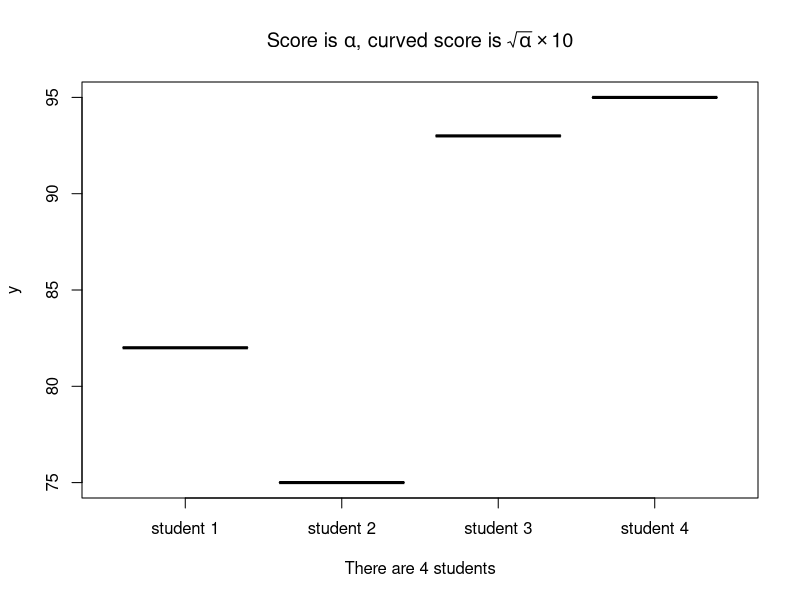

Generate this figure with R:

df <- data.frame(names = c("Lucy", "John", "Mark", "Candy"),
                score = c(67, 56, 87, 91))
df

x <- NULL
for (i in 1:5){
    x[i] = 2*i
}
x

9 %% 2   # 9 mod 2
9 %/% 2

# y %% x
i <- 0
y <- 9
x <- 2
while (y>=x){
    y <- y - x
    i <- i + 1
}
y   # modulus
i   # integer division
# why?

watermelon <- FALSE
no.orange <- if (watermelon == TRUE){
    "Buy 1 orange"
} else {
    print("Buy 6 oranges")   # As seen in class, print() is useless here.
}
no.orange

# I prefer a simple function, ifelse(test, yes, no)
watermelon <- F
ifelse(watermelon == TRUE, yes = "Buy 1 orange", no = "Buy 6 oranges")

# ifelse is vectorized
df$pass <- ifelse(test = df$score >= 65, yes = TRUE, no = FALSE)
df

i <- 0
# repeat {system("say Because they have watermelons!")
#         i <- i + 1
#     if (i>=3){
#         break
#     }
# }



# Using indices from last lecture to change specific entries in R objects
df.copy <- df
df.copy$score[2] <- df.copy$names[3] <- NA
df.copy

is.na(df.copy)

# Total number of cells with missing values
sum(is.na(df.copy))

# Whether a data point (row) is complete
complete.cases(df.copy)

!complete.cases(df.copy)

# Inomplete data points
df.copy[!complete.cases(df.copy), ]
# Recall the logical operator "!"

# Taking the average score
mean(df.copy$score)

mean(df.copy$score, na.rm = TRUE)

sum(df.copy$score)
sum(df.copy$score, na.rm = T)

na.omit(df.copy)

Sys.Date()
# Note the standard date format in R

Sys.time() # Eastern Daylight Time

date()

first.hw.post <- as.Date("Oct 4, 2018", tryFormats = "%b %d, %Y")
first.hw.post

first.hw.due <- as.Date("2018년10월11일", tryFormats = "%Y년%m월%d일")
first.hw.due
# Just want to show you that any format can be recognized.
# As long as you can let R know how to read it.

# Help file: Date-time Conversion Functions to and from Character
# ?strptime

first.hw.due - Sys.Date()

as.numeric(Sys.Date())

# Time origin of R
Sys.Date() - as.numeric(Sys.Date())

# How long does it take R to load the survival package
time0 <- proc.time()
library(survival)
proc.time() - time0

format(Sys.Date(), format = "%A %B %d %Y")

# Absolute value
abs(-3)

ceiling(3.14159)

floor(3.14159)

trunc(3.14159)

signif(3.14159, 3)

# ?round



for (i in 1:4){
    df$student.no[i] <- paste("student", i)
    df$curved.score[i] <- round(sqrt(df$score[i]) * 10)
}
str(df)

n <- nrow(df)
plot(as.factor(df$student.no), df$curved.score,
     # Math symbols in text
     main = expression(paste("Score is ", alpha, ", curved score is ", sqrt(alpha)%*%10)),
     # Variable value in text
     xlab = paste("There are", n, "students"))

df.scores <- df[, c("score", "curved.score")]; df.scores

apply(df.scores, MARGIN = 2, FUN = mean)

apply(df.scores, MARGIN = 1, FUN = diff)   # diff() calculates the difference - see Section 4.4.4

myarray <- array(1:12, dim = c(2,3,2)); print(myarray)

apply(myarray, MARGIN = c(2, 3), sum)

sapply(df, is.numeric)

age=c(1,6,4,5,8,5,4,3)
weight=c(45,65,34)
age

mean(age)

prod(age)

median(age)

var(age)
sd(age)

max(age)
min(age)
range(age)

which.max(age)   #returns the index of the greatest element of x
which.min(age)   #returns the index of the smallest element of x

seq(from = 0, to = 1, by = 0.25)
quantile(age, probs = seq(from = 0, to = 1, by = 0.25))
# Returns the specified quantiles.

unique(age)   # Gives the vector of distinct values

diff(age)   # Replaces a vector by the vector of first differences

sort(age)   # Sorts elements into order

order(age)
age[order(age)]   # x[order(x)] orders elements of x

cumsum(age)   # Cumulative sums
cumprod(age)   # Cumulative products

age
cat <- cut(age, breaks = 2); cat   # Divide continuous variable in factor with n levels
table(cat)   # Cross tabulation and table creation

# Split the variable into categories
age.cat <- split(age, cut(age,2))
age.cat

# split() gives a list
str(age.cat)

# lapply: list apply
lapply(age.cat, mean)

# The structure

func_name <- function(argument){
    statement
}

X.to.the.power.of.Y <- function(y, x){
    x^y
}
X.to.the.power.of.Y(x = 3, y = 2)
X.to.the.power.of.Y(3, 2)     # Following a question in class, note the difference.

df.scores

# The following code does not work
# apply(df.scores, MARGIN = 2, FUN = ^2)

# Instead we can do
my.fun <- function(x){x^2}
apply(df.scores, MARGIN = 2, FUN = my.fun)

# Two inputs, y and x, so two arguments

# Option 1 - use %% and %/% operators
modulus1 <- function(y, x){
    mod <- y %% x
    int.div <- y %/% x
    return(list(modulus=mod, integer.division=int.div))
}
out1 <- modulus1(y = 9, x = 2)
print(out1)
str(out1)

out1$modulus
out1$integer.division

# Option 2 - use trunc() or floor()

modulus2 <- function(y, x){
    mod <- trunc(y/x)     # or floor(y/x)
    int.div <- y - x * mod
    return(c(modulus=mod, integer.division=int.div))
}
out2 <- modulus2(9, 2)
print(out2)
str(out2)

out2[1]
out2[2]

attr(out2, "names")

# Option 3 - use loops

modulus3 <- function(y, x){
    i <- 0
    while (y>=x){
        y <- y - x
        i <- i + 1
    }
    return(cat("modulus=", y, ", Integer division=", i)) # modulus
}

# I want modulus(y, x) to give me 'y mod x' for any integers y and x.
out3 <- modulus3(9, 2)

# Note that without printing out3, the result is already shown.


